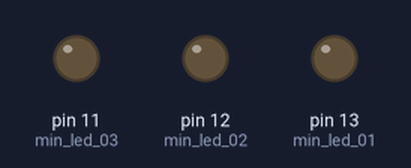
Bench run of a sketch on a simulated Arduino Uno, built with avr-gcc and run on an emulated ATmega328P. Shown: output pins drawn as LEDs (lit = HIGH).

Above: at 2.5 s.
At 7.5 s:
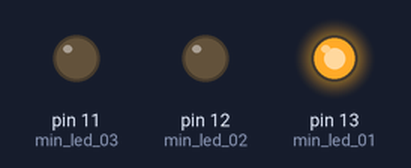
At 12.5 s:
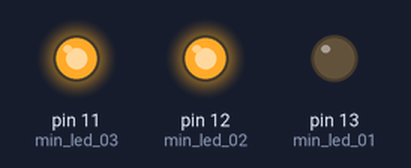
At 17.5 s:
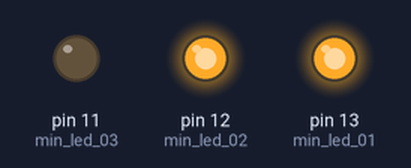
Timing chart, 0 to 26.0 s (numbered marks = the images above):
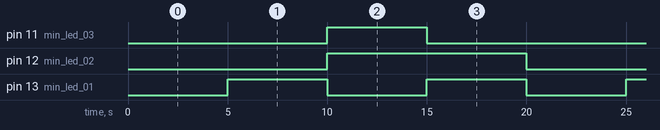

Measured:
- by itself, pin 11 (min_led_03): alternates HIGH for 5.0 s and LOW for 15.0 s
- by itself, pin 12 (min_led_02): alternates HIGH for 10.0 s and LOW for 10.0 s
- by itself, pin 13 (min_led_01): alternates HIGH for 5.0 s and LOW for 5.0 s

The sketch:

digital_clock.ino
```cpp
int counter =0;
int counter_02 =0;
int counter_03 =1;
int min_led_01 = 13; // lowest bit
int min_led_02 = 12; // lowest bit
int min_led_03 = 11; // lowest bit

int factor=5;
// the setup function runs once when you press reset or power the board
void setup() {
  // initialize digital pin LED_BUILTIN as an output.
  pinMode(min_led_01, OUTPUT);
   pinMode(min_led_02, OUTPUT);
     pinMode(min_led_03, OUTPUT);
  // pinMode(min_led_04, OUTPUT);
}

// the loop function runs over and over again forever
void loop() {

  int delay_value=1000*factor;// wait for a second
   counter=counter+1;
  if (counter%2==0)
{
  digitalWrite(min_led_01, HIGH);  // turn the LED off by making the voltage LOW

}
else
{
 digitalWrite(min_led_01, LOW);
 counter_02=counter_02+1;
}

  if (counter_02%2==0)
{
  digitalWrite(min_led_02, HIGH);  // turn the LED off by making the voltage LOW
    counter_03=counter_03+1;
}
else
{
 digitalWrite(min_led_02, LOW);

}
////////////////////////////////////////////////////////////////////
///////////////////////////////////////////////////////////////////
  if (counter_03%2==0)
{
  digitalWrite(min_led_03, HIGH);  // turn the LED off by making the voltage LOW
}
else
{
 digitalWrite(min_led_03, LOW);
}
////////////////////////////////////////////////////////
////////////////////////////////////////////////////
  delay(delay_value);
}
```
